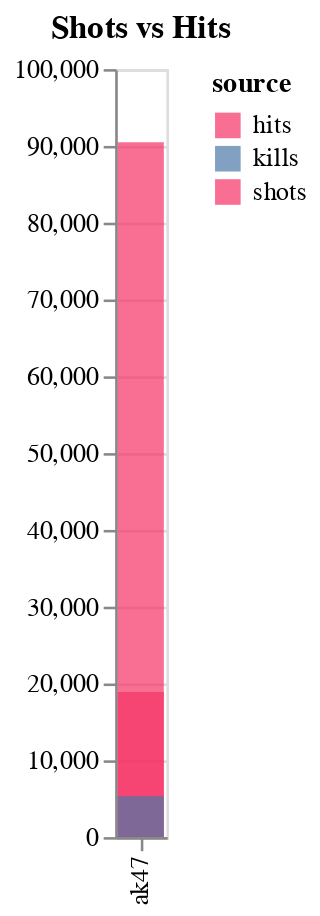

The code cell stored with this chart in its notebook:
### Code cell
bar_chart_weapon = alt.Chart(singular_df, title='Shots vs Hits').mark_bar(opacity=0.7).encode(
        x=alt.X('weapon', sort=['value_numbers'], axis=alt.Axis(grid=False, title=None)),
        y=alt.Y('value_numbers', axis=alt.Axis(grid=True, title=None), stack=None),
        color=alt.Color('source', scale=alt.Scale(range=['#f63366', '#4c78a8']))
    )

text = bar_chart_weapon.mark_text(baseline='bottom', align='center').encode(text='value_numbers')

tmp_chart = alt.layer(bar_chart_weapon, text).configure_axis(labelFontSize=12, titleFontSize=16).configure_title(fontSize=20).configure_view(stroke='transparent').configure_legend(orient='bottom')

bar_chart_weapon.display()

### Figure 1 — Vega-Lite specification as saved in the notebook (floating-point values rounded to 4 significant figures)
{"config": {"view": {"continuousWidth": 400, "continuousHeight": 300}}, "data": {"name": "data-ff38e33655c20405e295ef620d79e00d"}, "mark": {"type": "bar", "opacity": 0.7}, "encoding": {"color": {"type": "nominal", "field": "source", "scale": {"range": ["#f63366", "#4c78a8"]}}, "x": {"type": "nominal", "axis": {"grid": false, "title": null}, "field": "weapon", "sort": ["value_numbers"]}, "y": {"type": "quantitative", "axis": {"grid": true, "title": null}, "field": "value_numbers", "stack": null}}, "title": "Shots vs Hits", "$schema": "https://vega.github.io/schema/vega-lite/v4.8.1.json", "datasets": {"data-ff38e33655c20405e295ef620d79e00d": [{"weapon": "ak47", "source": "shots", "value_numbers": 90494}, {"weapon": "ak47", "source": "hits", "value_numbers": 18889}, {"weapon": "ak47", "source": "kills", "value_numbers": 5310}]}}
